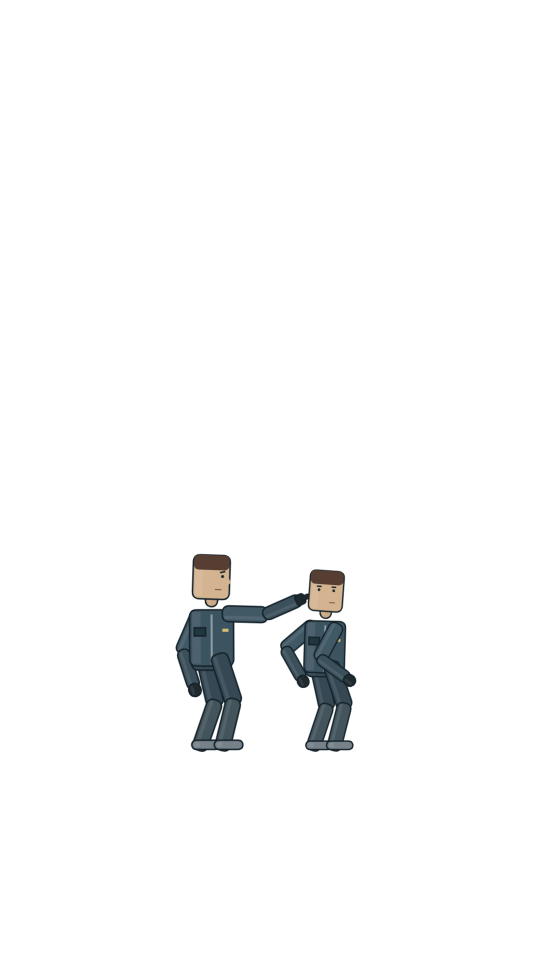
#> input picture ref2animation/deliverables/alpha-samples/frame-00330.png, 1080 x 1920 px (shown at 1/2 size)
$ python contact-sheet.py ../deliverables/alpha-samples
#> lines starting #> are read from the running program, lines starting #| are printed output that depends on the picture
#!/usr/bin/env python3
import argparse
from pathlib import Path
from PIL import Image, ImageDraw

def create(folder, output=None, columns=3, crop=None):
#> called with folder = '../deliverables/alpha-samples', columns = 3
    files=sorted(Path(folder).glob('frame-*.png'))
    if not files: raise ValueError('No rendered samples')
    w,h=270,480 if crop is None else round(270*(crop[3]-crop[1])/(crop[2]-crop[0])); image=Image.new('RGB',(columns*w,((len(files)+columns-1)//columns)*(h+30)), '#172630')
#> after `image = Image.new('RGB', (columns * w, (len(files) + columns - 1) // c`:
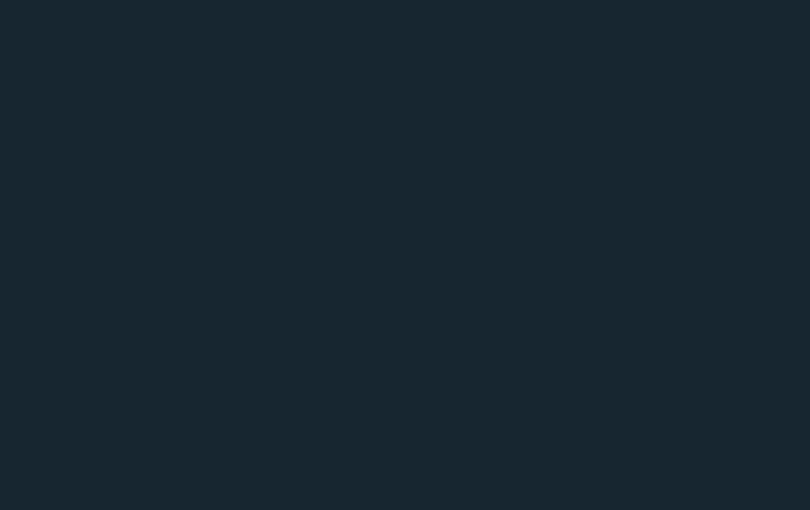
#> image: PIL image 810x510 RGB; mean R, G, B 23, 38, 48
    d=ImageDraw.Draw(image)
    for i,p in enumerate(files):
        with Image.open(p) as im:
#> im is the input picture: PIL image 1080x1920 RGBA; mean R, G, B, A 2.5, 2.9, 3, 8.4
            im=im.convert('RGB')
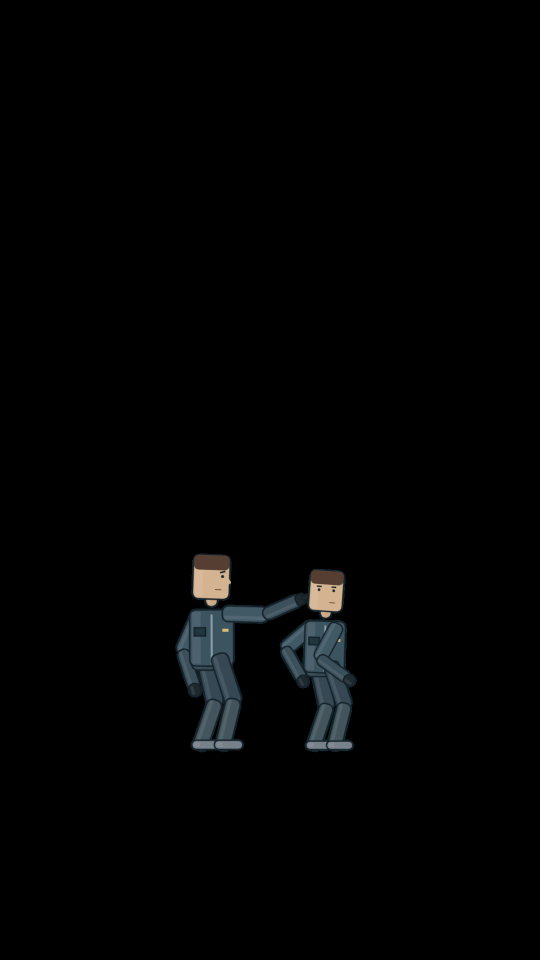
#> im: PIL image 1080x1920 RGB (shown at 1/2 size); mean R, G, B 2.5, 2.9, 3
            if crop:im=im.crop(crop)
            im.thumbnail((w,h))
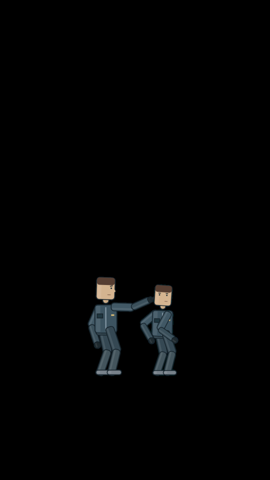
#> im: PIL image 270x480 RGB; mean R, G, B 2.5, 2.9, 3
            x,y=(i%columns)*w,(i//columns)*(h+30)
            image.paste(im,(x,y));d.text((x+8,y+h+8),p.stem,fill='#eee4c4')
#> after `image.paste(im, (x, y))`:
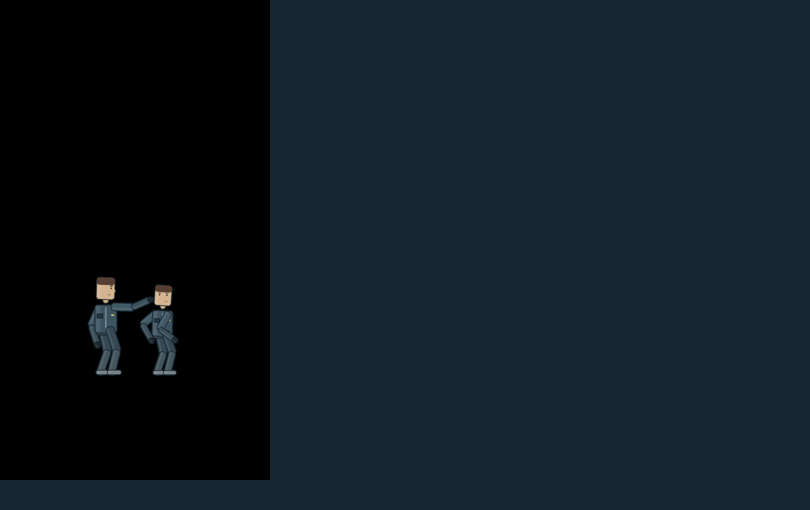
#> image: PIL image 810x510 RGB; mean R, G, B 16.6, 27, 33.9
#> pass 2 of the loop in create, `for i,p in enumerate(files):`:
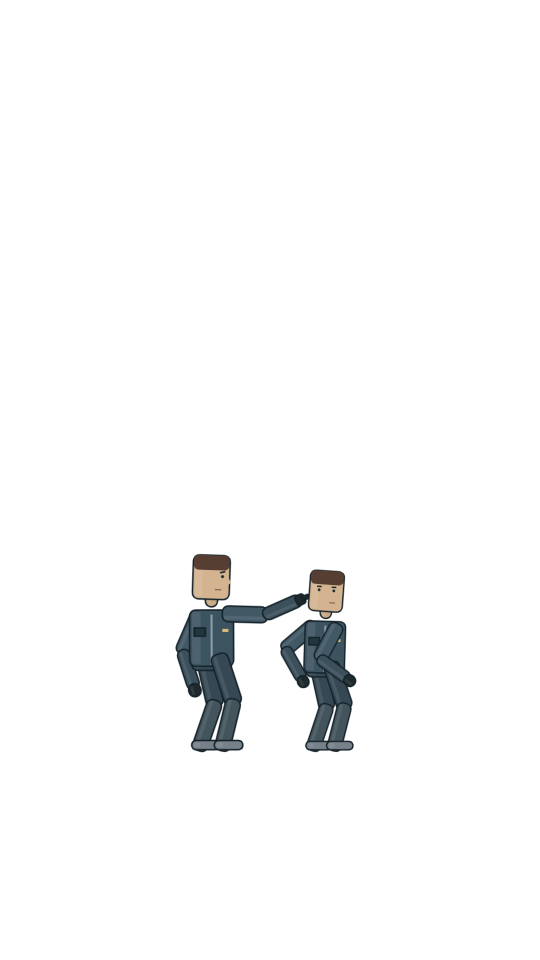
#> input picture ref2animation/deliverables/alpha-samples/frame-00331.png, 1080 x 1920 px (shown at 1/2 size)
#> in create, im is the input picture: PIL image 1080x1920 RGBA; mean R, G, B, A 2.5, 2.9, 3, 8.4
#> in create, `im.thumbnail((w,h))`:
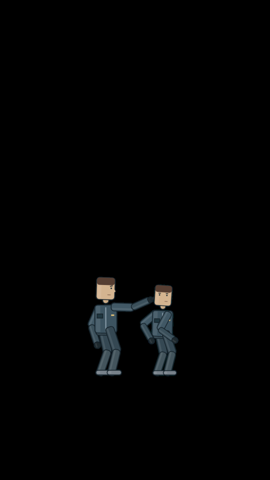
#> im: PIL image 270x480 RGB; mean R, G, B 2.5, 2.9, 3
#> in create, `image.paste(im, (x, y))`:
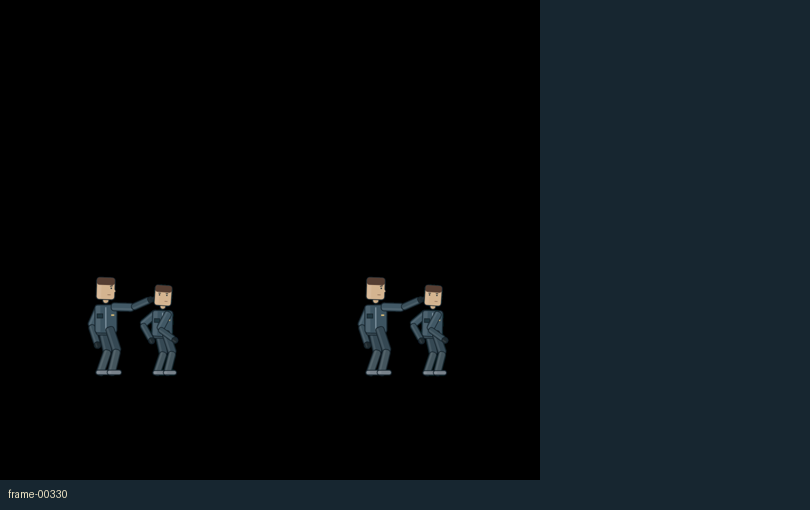
#> image: PIL image 810x510 RGB; mean R, G, B 10.2, 16, 19.8
    target=Path(output) if output else Path(folder)/'contact-sheet.jpg';image.save(target,quality=92)
#> after `target = Path(output) if output else Path(folder) / 'contact-sheet.jpg`:
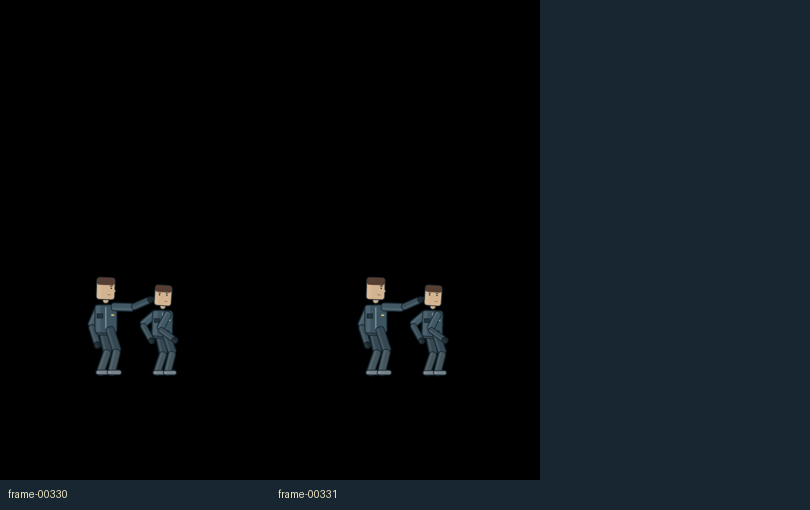
#> saved as contact-sheet.jpg: PIL image 810x510 RGB; mean R, G, B 10.3, 16.1, 19.9
    print(target)

if __name__=='__main__':
    ap=argparse.ArgumentParser();ap.add_argument('folder');ap.add_argument('--out');ap.add_argument('--cols',type=int,default=3);ap.add_argument('--crop');a=ap.parse_args();create(a.folder,a.out,a.cols,tuple(map(int,a.crop.split(','))) if a.crop else None)
